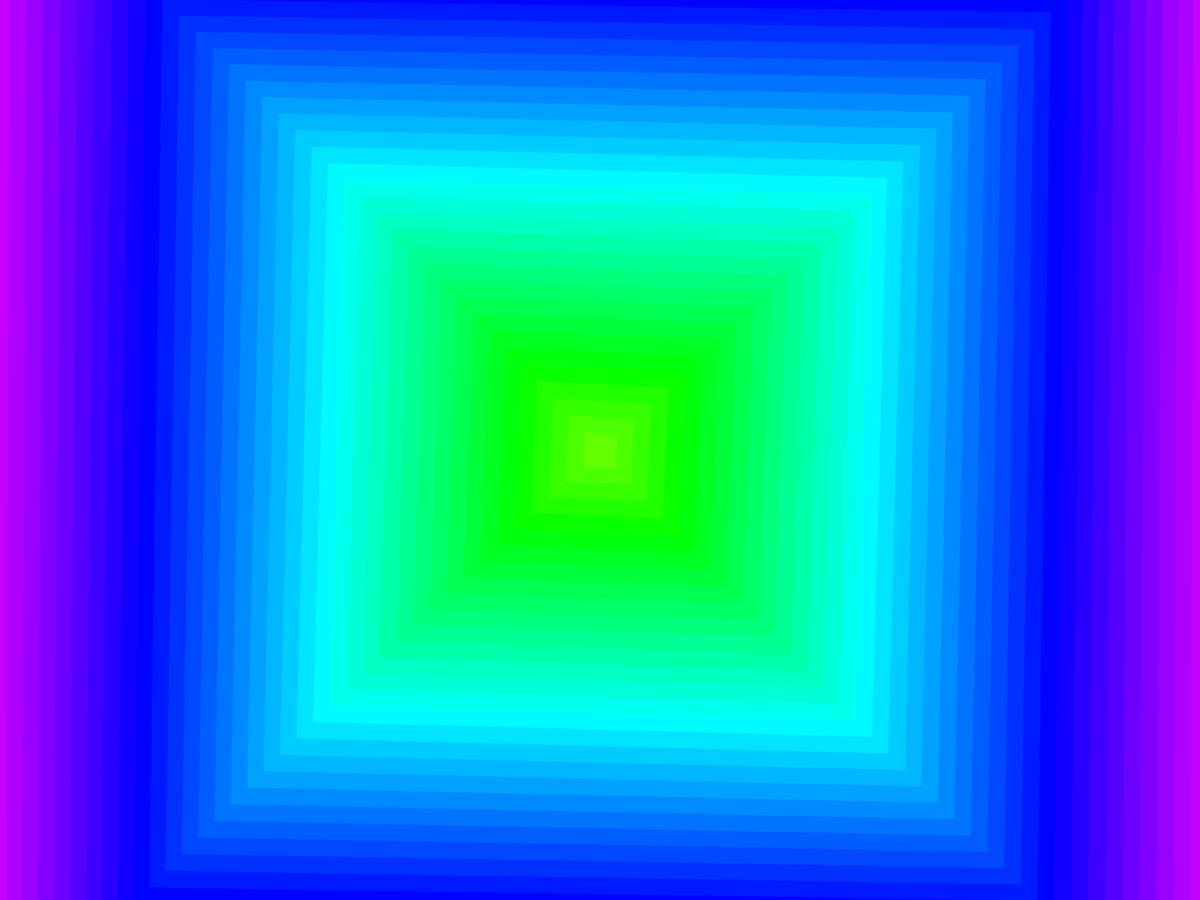
Frame 1 (no input)
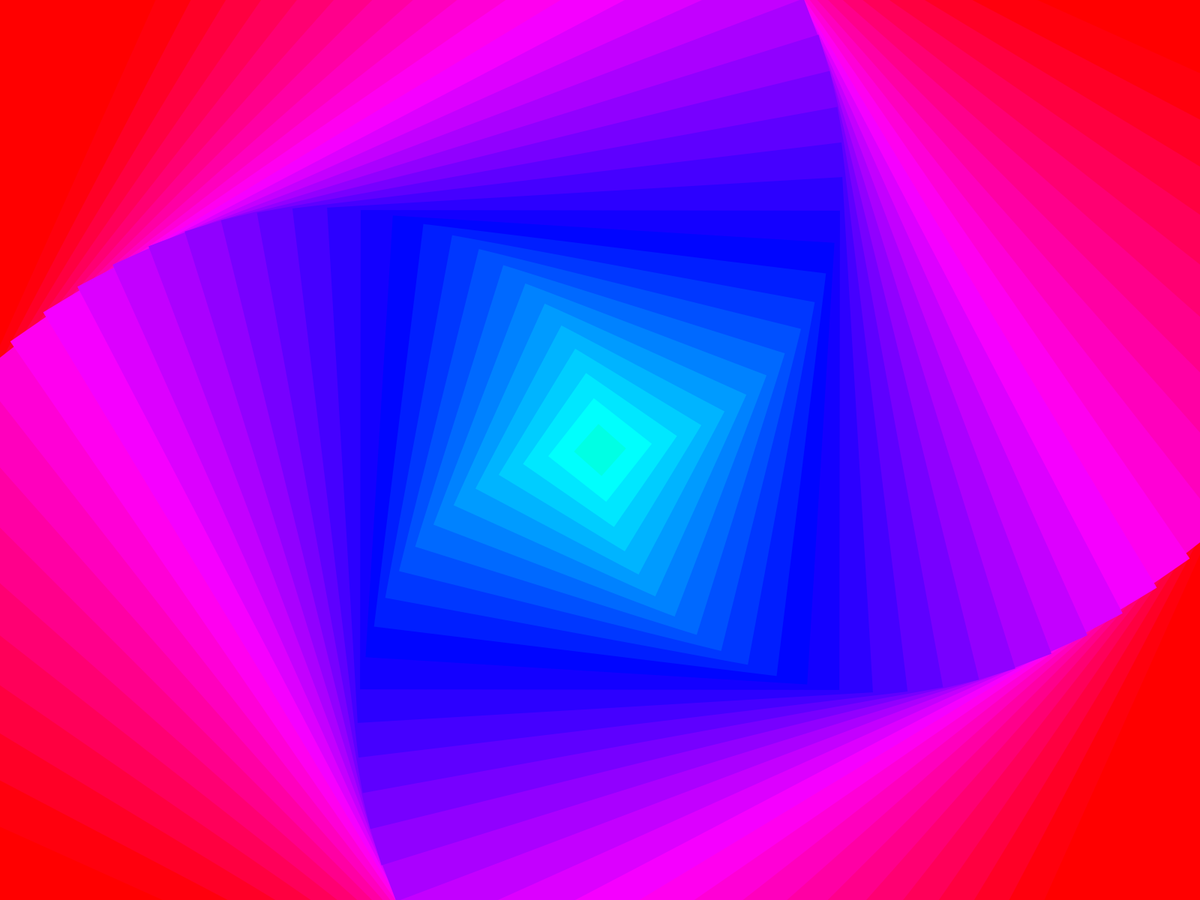
Frame 60 (the mouse pressed at the canvas centre just before this capture)
Frame 120 (the mouse held since frame 60 and released just before this capture): identical to frame 60, image omitted

The Processing sketch that drew these frames (run headless with seeded random() and noise(); from frame 60 on, the mouse is pressed at the canvas centre):

// Processing sketch: Spinny_Circles
// ── Spinny_Circles.pde
int numRect = 40; //change the number of squares
float initialSize = 1500; //change the initialsize of squares
int timestamp = 0; //initialize counter
float maxRotation = radians(180/numRect); //change maximum rotation when sin = -1 or 1

void setup(){
  fullScreen();
  rectMode(CENTER); //draw rectangles from center
  colorMode(HSB, 100,100,100); //rgb gets really brown when you shift through colors
  noStroke(); //get rid of outlines
}

void draw(){ //draw loop loops indefinitely
  timestamp++; //every draw iteration increment counter 
  float size = initialSize + map(sin(radians(timestamp)), -1, 1, 0, 500); //size shifts with sin, doesn't change size of smallest shape
  float sizeDelta = size/numRect; //calculate how much smaller each rectangle should be from the last
  
  // treat our timestamp as a degree measure, convert to radians
  // map output of sin (-1,1) to max and min rotation calculated at start
  float rotation = map(sin(radians(timestamp)), -1, 1, -maxRotation, maxRotation);  
  
  //background(255,255,255);
  
  // shift 0,0 to the center of our canvas 
  translate(width/2,height/2);
  
  // draw our rectangles
  for(int i = 0; i < numRect; i++){
    
    // I guess I could move this to after we draw rectangles
    size -= sizeDelta;
    
    //decide color based on weird mapping, you can fiddle with last two numbers in each map to mess with colors
    float hue = map(sin(radians(timestamp)), -1, 1, 0, 50) + map(size, 0, initialSize, 0, 50); 
    
    // set color of rectangle we are about to draw
    fill(hue,100,100);
    
    // draw rectangle
    rect(0,0,size,size);
    
    rotate(rotation);
  }
}
